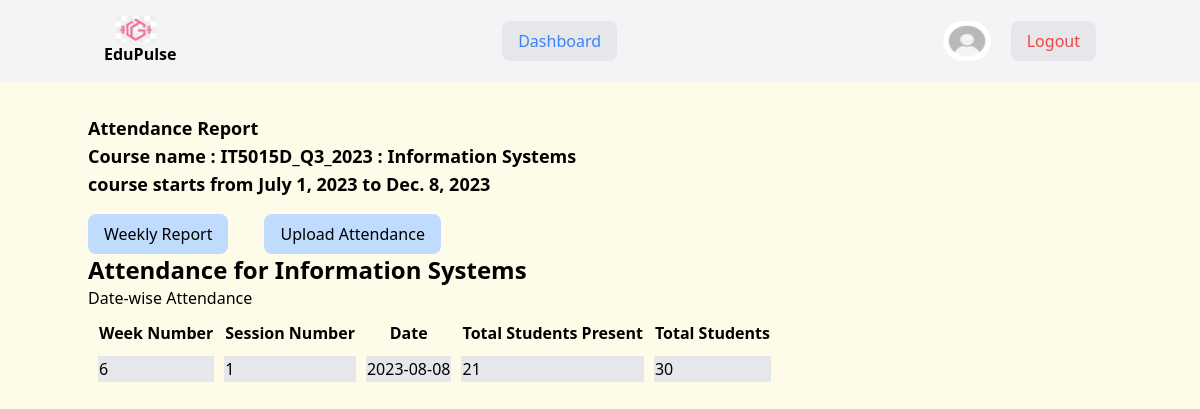
Page /wc_current_programs/courses-offering/attendance/a7aa684a-1af6-4e7f-967b-00e4e5e8d4f9/ (signed in) on the earlier database version.
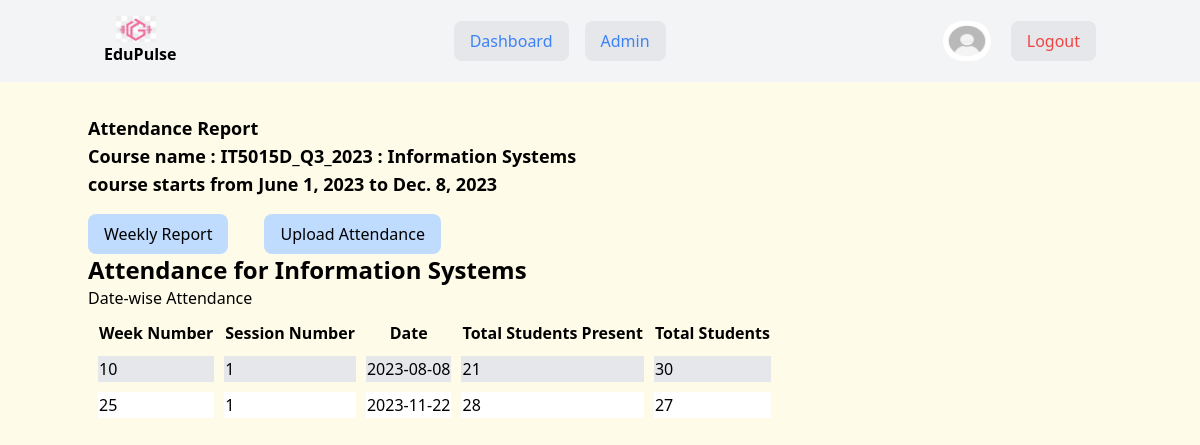
Same page on the later database version.
### program/models.py (models this page shows, shortened)
class CourseOffering(BaseModel):
    OFFERING_CHOICES = [
        ('online', 'ONLINE'),
        ('offline', 'OFFLINE'),
        ('blended', 'BLENDED'),
    ]
    course=models.ForeignKey(Course, verbose_name=("course"), on_delete=models.CASCADE,null=True,blank=True,related_name='course_offering')
    start_date=models.DateField( auto_now=False, auto_now_add=False)
    end_date=models.DateField( auto_now=False, auto_now_add=False)
    remark=models.TextField(max_length=255,blank=True,null=True)
    result_status_code=models.CharField(max_length=255,null=True,blank=True)
    result_status=models.CharField(max_length=255,null=True,blank=True)
    student = models.ManyToManyField(Student,blank=True ,related_name='course_offerings')
    teacher = models.ManyToManyField(Staff,blank=True ,related_name='course_offerings')
    offering_mode = models.CharField(max_length=10,choices=OFFERING_CHOICES,default='online',blank=True, null=True,help_text='Select the mode of course offering: Online, Offline, or Blended'
    )

class Course(BaseModel):
    name=models.CharField(max_length=255,null=True,blank=True)
    description=models.CharField(max_length=255,null=True,blank=True)
    key_components=models.CharField(max_length=255,null=True,blank=True)
    program_link = models.URLField(max_length=255, null=True, blank=True)
    total_credit=models.PositiveIntegerField(null=True,blank=True)
    duration_in_week=models.PositiveIntegerField(null=True,blank=True)
    program = models.ManyToManyField(Program, blank=True, related_name='course')
    course_efts=models.FloatField(null=True,blank=True)

### report/views.py (the view)
# urls.py: path('<uuid:pk>/', AttendanceListView.as_view(),name='attendance_list'),
class AttendanceListView(LoginRequiredMixin,DetailView):
    model = CourseOffering
    template_name = 'report/attendance/attendance_list.html'
    context_object_name = 'course_offering'
    def get_context_data(self, **kwargs):
        context = super().get_context_data(**kwargs)
        attendance_list = self.object.attendance.values('attendance_date').annotate(
            total_present=Count(Case(When(is_present='present', then=1))),
            total_students=Count('student')
        ).order_by('attendance_date')
        course_start_date = self.object.start_date
        for attendance in attendance_list:
            attendance['week_number'] = get_week_number(course_start_date,attendance['attendance_date'])
        current_week_number =0
        current_session_number=0
        for attendance in attendance_list:
            new_week_number=attendance['week_number']
            if current_week_number==new_week_number:
               new_session_number=current_session_number+1
            else:
                new_session_number=1
            attendance['session_number']=new_session_number
            current_session_number=new_session_number
            current_week_number=new_week_number
        context['attendance_list'] = attendance_list
        return context

### customUser/templatetags/custom_tags.py (called while the page is built)
@register.filter(name='user_belongs_to_group')
def user_belongs_to_group(user,group_name):
        return user.groups.filter(name=group_name).exists()

### report/views.py (called while the page is built)
def get_week_number(startingDate,currentDate):
    startingDate = datetime.combine(startingDate, datetime.min.time())
    currentDate = datetime.combine(currentDate, datetime.min.time())
    delta=currentDate-startingDate
    weeks=delta.days//7
    return weeks +1

### templates/report/attendance/attendance_list.html (shortened to what this page needs)
{% extends "base.html" %}
{% block content %}
<section>
    <h1 class='my-4 font-semibold text-lg'>Attendance Report
        <br>
        Course name : {{course_offering.temp_id}} : {{course_offering.course.name}}
        <br>
        course starts from  {{course_offering.start_date}} to {{course_offering.end_date}}
    </h1>
   <div class='flex flex-row gap-9'>
    <a href="{% url 'weekly_report_list' course_offering.pk %}" class="px-4 py-2  bg-blue-200 rounded-lg"> Weekly Report</a>
    <a href="{% url 'upload_attendance' course_offering.pk %}" class="px-4 py-2  bg-blue-200 rounded-lg"> Upload Attendance</a>
   </div>
    <h1 class="text-2xl font-semibold mb-0">Attendance for {{ course_offering.course.name }}</h1>
    <h2>Date-wise Attendance</h2>
    <table class="table-auto w-full"style="border-collapse: separate; border-spacing: 10px ;">
        <thead>
            <tr>
                <th>Week Number</th>
                <th>Session Number</th>
                <th>Date</th>
                <th>Total Students Present</th>
                <th>Total Students</th>
            </tr>
        </thead>
        <tbody>
            {% for attendance in attendance_list %}
                <tr class="{% cycle 'bg-gray-200' 'bg-white' %}">
                    <td>{{ attendance.week_number }}</td>
                    <td>{{ attendance.session_number }}</td>
                    <td>{{ attendance.attendance_date|date:'Y-m-d' }}</td>
                    <td>{{ attendance.total_present|default:'0' }}</td>
                    <td>{{ attendance.total_students }}</td>
                </tr>
            {% endfor %}
        </tbody>
    </table>
</section>
{% endblock %}

Differences in the rows shown:
changed CourseOffering "IT5015D_Q3_2023": start_date "July 1, 2023" → "June 1, 2023"
Other differences:
text now shown: "Admin"
new list line: "10 1 2023-08-08 21 30"
new list line: "25 1 2023-11-22 28 27"
list line gone: "6 1 2023-08-08 21 30"
